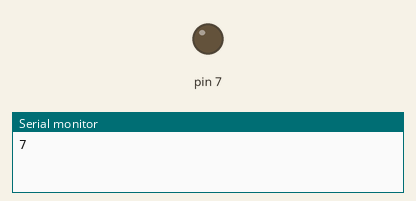
Bench run of a sketch on a simulated Arduino Uno, built with avr-gcc and run on an emulated ATmega328P. On the bench: output pins drawn as LEDs (lit = HIGH), the last lines printed to the serial monitor. Random numbers use the default seed unless the sketch sets one.

Above: at 0.1 s.
At 26.6 s:
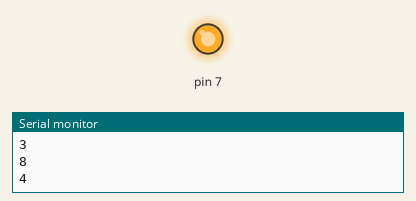
Timing chart, 0 to 40.0 s (numbered marks = the images above):
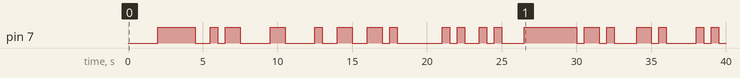

Measured:
- by itself, pin 7: LOW → HIGH at 2.0 s, → LOW 2.5 s later, → HIGH 1.0 s later, → LOW 0.50 s later, … (38 changes in this stretch)

The sketch:

EX1.ino
```cpp
int x=0;

void setup() {
  // put your setup code here, to run once:

pinMode(7, OUTPUT);

Serial.begin(9600);
}

void loop() {
  // put your main code here, to run repeatedly:


int numero = random(0,10);

x = numero % 2;

Serial.println(numero);
delay(500);

if(x==0){
  digitalWrite(7,HIGH);
  }

  else{
    digitalWrite(7,LOW);

    }

}
```
